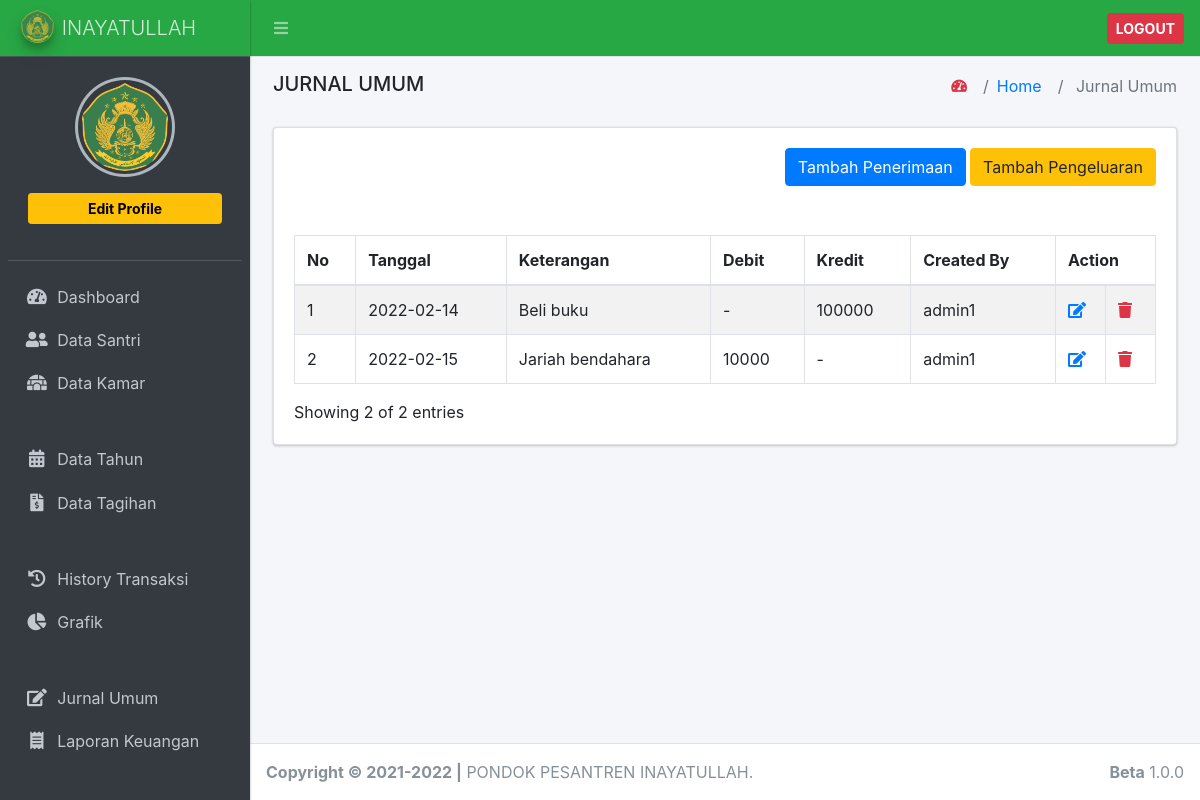
/index.php/jurnal_umum, run on an earlier commit of the app's database.
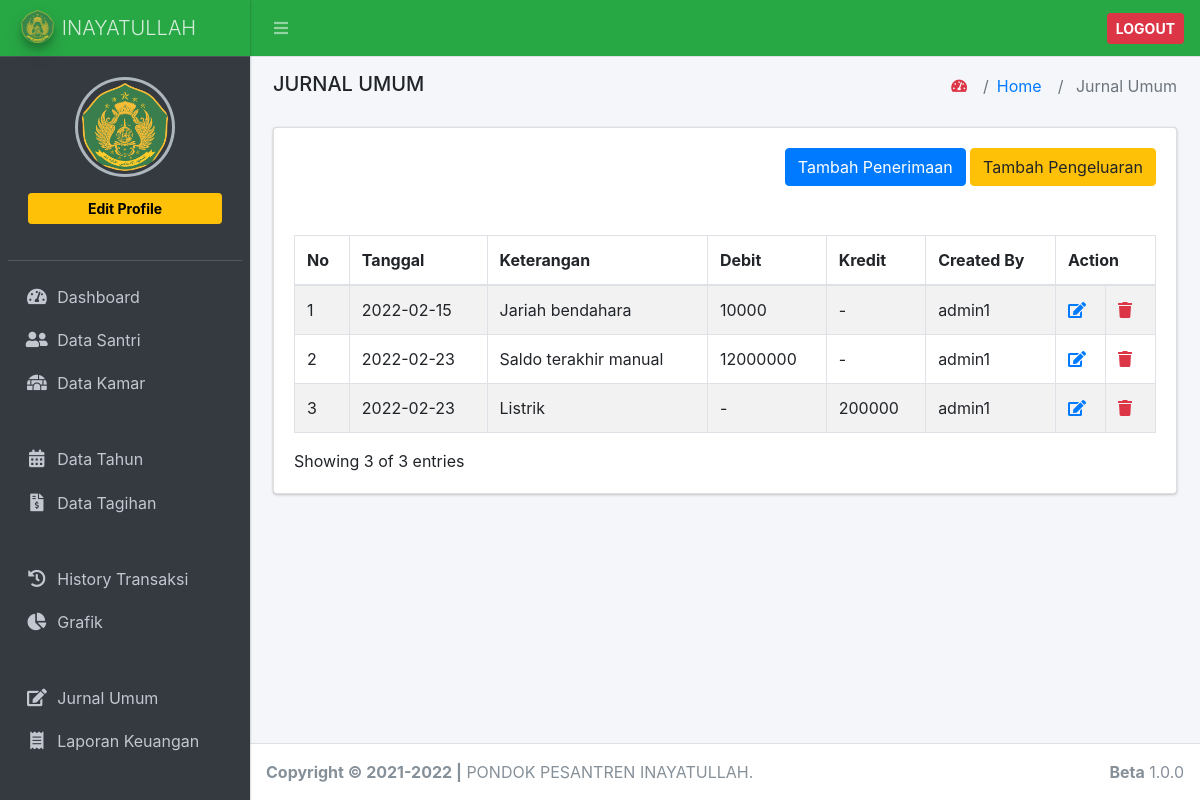
And on a later commit of the database.
### tables this page shows
CREATE TABLE `tb_jurnal_umum` (
  `id_jurnal_umum` int(11) NOT NULL,
  `pemasukan` varchar(200) NOT NULL,
  `pengeluaran` varchar(200) NOT NULL,
  `tgl_jurnal` date NOT NULL,
  `keterangan` varchar(200) NOT NULL,
  `created_by` varchar(200) NOT NULL
);

### application/controllers/jurnal_umum.php (called while the page is built, shortened)
<?php
class Jurnal_umum extends CI_Controller
{
	public function __construct()
	{
		$this->load->model('m_jurnal_umum');
		$this->load->library('form_validation');
	}
	public function index()
	{
		$this->load->library('pagination');
		$config['base_url'] = 'http://localhost/spp_inay/jurnal_umum/index/';
		$config['total_rows'] = $this->m_jurnal_umum->count_search_data();
		$config['per_page'] = 10;
		$config['start'] = $this->uri->segment(3);
		$config["full_tag_open"] = ' <nav><ul class="pagination justify-content-end">';
		$config["full_tag_close"] = '</ul></nav>';
		$config['first_link'] = 'First';
		$config["first_tag_open"] = '<li class="page-item">';
		$config["first_tag_close"] = '</li>';
		$config['last_link'] = 'Last';
		$config["last_tag_open"] = '<li class="page-item">';
		$config["last_tag_close"] = '</li>';
		$config['prev_link'] = '&laquo';
		$config["prev_tag_open"] = '<li class="page-item">';
		$config["prev_tag_close"] = '</li>';
		$config['next_link'] = '&raquo;';
		$config["next_tag_open"] = '<li>';
		$config["next_tag_close"] = '</li>';
		$config["cur_tag_open"] = "<li class='page-item active'><a class='page-link' href='#'>";
		$config["cur_tag_close"] = "</a></li>";
		$config["num_tag_open"] = "<li class='page-item'>";
		$config["num_tag_close"] = "</li>";
		$config["attributes"] = array('class' => 'page-link');
		$this->pagination->initialize($config);
		$pagination_link = $this->pagination->create_links();
			$jurnal_umum = $this->m_jurnal_umum->get_search_data($config['per_page'], $config['start']);
		$data = [
			'title' => 'Jurnal Umum',
			'isi' => 'jurnal_umum/index',
			'jurnal_umum' => $jurnal_umum,
			'jumlah_pemasukan' => $this->m_jurnal_umum->jumlah_pemasukan(),
			'start' => $this->uri->segment(3),
			'pagination' => $pagination_link,
			'jumlah_data' => $this->m_jurnal_umum->count_search_data(),
		];
		return $this->load->view('master/index', $data);
	}
}

### index.php (called while the page is built, shortened)
<?php
require_once BASEPATH.'core/CodeIgniter.php';

### application/config/config.php (called while the page is built, shortened)
<?php
$config['base_url'] = 'http://localhost/spp_inay/';
$config['index_page'] = '';
$config['uri_protocol']    = 'REQUEST_URI';
$config['url_suffix'] = '';
$config['language']    = 'english';
$config['charset'] = 'UTF-8';
$config['enable_hooks'] = FALSE;
$config['subclass_prefix'] = 'MY_';
$config['composer_autoload'] = FALSE;
$config['permitted_uri_chars'] = 'a-z 0-9~%.:_\-';
$config['enable_query_strings'] = FALSE;
$config['controller_trigger'] = 'c';
$config['function_trigger'] = 'm';
$config['directory_trigger'] = 'd';
$config['allow_get_array'] = TRUE;
$config['log_threshold'] = 0;
$config['log_path'] = '';
$config['log_file_extension'] = '';
$config['log_file_permissions'] = 0644;
$config['log_date_format'] = 'Y-m-d H:i:s';
$config['error_views_path'] = '';
$config['cache_path'] = '';
$config['cache_query_string'] = FALSE;
$config['encryption_key'] = '';
$config['sess_driver'] = 'files';
$config['sess_cookie_name'] = 'ci_session';
$config['sess_expiration'] = 7200;
$config['sess_save_path'] = NULL;
$config['sess_match_ip'] = FALSE;
$config['sess_time_to_update'] = 300;
$config['sess_regenerate_destroy'] = FALSE;
$config['cookie_prefix']    = '';
$config['cookie_domain']    = '';
$config['cookie_path']        = '/';
$config['cookie_secure']    = FALSE;
$config['cookie_httponly']     = FALSE;
$config['standardize_newlines'] = FALSE;
$config['global_xss_filtering'] = FALSE;
$config['csrf_protection'] = FALSE;
$config['csrf_token_name'] = 'csrf_test_name';
$config['csrf_cookie_name'] = 'csrf_cookie_name';
$config['csrf_expire'] = 7200;
$config['csrf_regenerate'] = TRUE;
$config['csrf_exclude_uris'] = array();
$config['compress_output'] = FALSE;
$config['time_reference'] = 'local';
$config['rewrite_short_tags'] = FALSE;
$config['proxy_ips'] = '';

### application/models/m_jurnal_umum.php (called while the page is built, shortened)
<?php
class m_jurnal_umum extends CI_Model
{
	public function count_search_data()
	{
		return $this->db->get('tb_jurnal_umum')->num_rows();
	}
	public function jumlah_pemasukan()
	{
		$this->db->select_sum('pemasukan');
		return $this->db->get('tb_jurnal_umum')->row()->pemasukan;
	}
}

### application/views/jurnal_umum/index.php (the view, shortened to what the rows shown need)
<div class="card">
    <div class="card-body">
        <div id="example1_wrapper" class="dataTables_wrapper dt-bootstrap4">
            <br>
            <br>
            <div class="row">
                <div class="col-sm-12">
                    <table id="example1" class="table table-bordered table-striped dataTable" role="grid" aria-describedby="example1_info">
                        <thead>
                            <tr role="row">
                                <th class="sorting_asc" tabindex="0" aria-controls="example1" rowspan="1" colspan="1" aria-sort="ascending" aria-label="No: activate to sort column descending">No</th>
                                <th class="sorting" tabindex="0" aria-controls="example1" rowspan="1" colspan="1" aria-label="Kelas: activate to sort column ascending">Tanggal</th>
                                <th class="sorting" tabindex="0" aria-controls="example1" rowspan="1" colspan="1" aria-label="Kelas: activate to sort column ascending">Keterangan</th>
                                <th class="sorting" tabindex="0" aria-controls="example1" rowspan="1" colspan="1" aria-label="Nama: activate to sort column ascending">Debit</th>
                                <th class="sorting" tabindex="0" aria-controls="example1" rowspan="1" colspan="1" aria-label="Alamat: activate to sort column ascending">Kredit</th>
                                <th class="sorting" tabindex="0" aria-controls="example1" rowspan="1" colspan="1" aria-label="Kamar: activate to sort column ascending">Created By</th>
                                <th class="sorting" tabindex="0" aria-controls="example1" rowspan="1" colspan="3" aria-label="Kelas: activate to sort column ascending">Action</th>
                            </tr>
                        </thead>
                        <tbody>
                            <?php
                            foreach ($jurnal_umum as $ju) {
                            ?>
                                <tr role="row" class="odd">
                                    <td><?= ++$start ?></td>
                                    <td><?= $ju->tgl_jurnal; ?></td>
                                    <td><?= ucfirst($ju->keterangan); ?></td>
                                    <td>
                                        <?php
                                        if ($ju->pemasukan) {
                                            echo $ju->pemasukan;
                                        }else {
                                            echo '-';
                                        }
                                        ?>
                                    </td>
                                    <td>
                                        <?php
                                        if ($ju->pengeluaran) {
                                            echo $ju->pengeluaran;
                                        }else {
                                            echo '-';
                                        }
                                        ?>
                                    </td>
                                    <td><?= $ju->created_by ;?></td>
                                    <td width="50">
                                        <a class="text-primary" data-toggle="tooltip" data-placement="top" title="Edit" href="<?= base_url('jurnal_umum/edit/') ?><?= $ju->id_jurnal_umum ?>"><i class="fa fa-edit"></i></a>
                                    </td>
                                    <td width="50">
                                        <a onclick="confirm('Anda Yakin ?')" class="text-danger" data-toggle="tooltip" data-placement="top" title="Hapus" href="<?= base_url('jurnal_umum/hapus/') ?><?= $ju->id_jurnal_umum ?>"><i class="fa fa-trash"></i></a>
                                    </td>
                                </tr>
                            <?php
                            } ?>
                        </tbody>
                    </table>
                </div>
            </div>
        </div>
    </div>
</div>

What changed in the data, as far as the page shows it:
removed tb_jurnal_umum: tgl_jurnal "2022-02-14", keterangan "Beli buku", pengeluaran "100000", created_by "admin1"
added tb_jurnal_umum: tgl_jurnal "2022-02-23", keterangan "Saldo terakhir manual", pemasukan "12000000", created_by "admin1"
added tb_jurnal_umum: tgl_jurnal "2022-02-23", keterangan "Listrik", pengeluaran "200000", created_by "admin1"
Also different on the page:
$no: "2" → "3"
$jumlah_data: "2" → "3"
